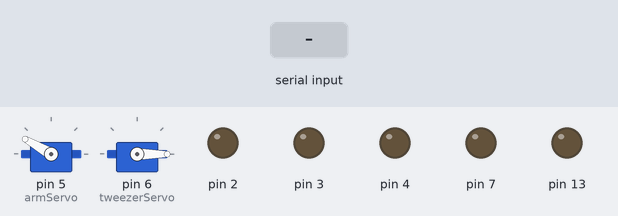
A sketch run on a simulated Arduino Uno, built with avr-gcc and run on an emulated ATmega328P. On the bench: 2 × servo, output pins drawn as LEDs (lit = HIGH). Inputs (shaded band) come from the test bench.

Above: at 1.2 s.
1.3 s: "e" received over Serial
At 2.0 s:
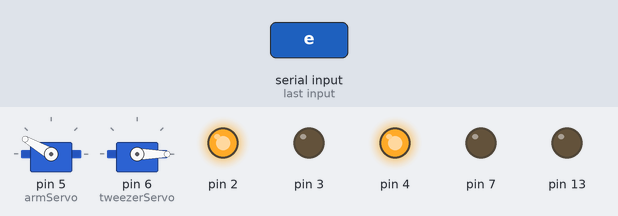
2.8 s: "f" received over Serial
At 3.3 s:
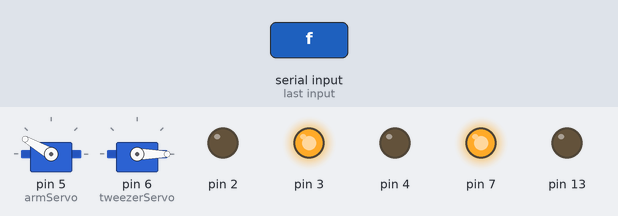
4.3 s: "g" received over Serial
At 5.5 s:
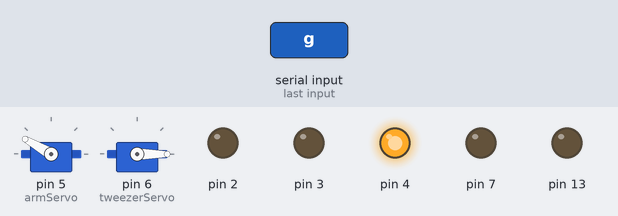
5.8 s: "h" received over Serial
At 6.6 s:
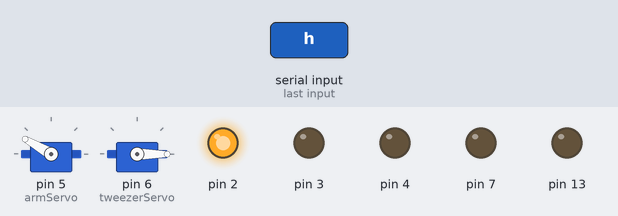
7.3 s: "i" received over Serial
At 7.9 s:
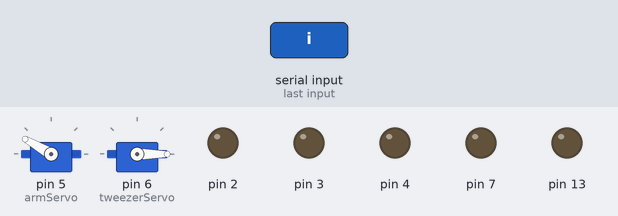
Timing chart, 0 to 9.8 s (numbered marks = the images above; inputs shaded):
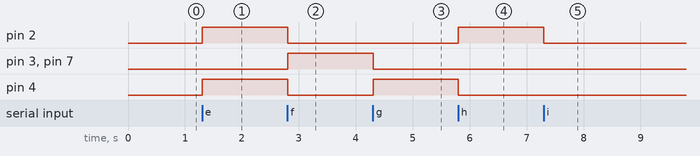

Measured:
- after the input at 1.3 s, pin 2, pin 4: LOW → HIGH at once
- after the input at 2.8 s, pin 2, pin 4: HIGH → LOW at once; pin 3, pin 7: LOW → HIGH at once
- after the input at 4.3 s, pin 3, pin 7: HIGH → LOW at once; pin 4: LOW → HIGH at once
- after the input at 5.8 s, pin 2: LOW → HIGH at once; pin 4: HIGH → LOW at once
- after the input at 7.3 s, pin 2: HIGH → LOW at once

The sketch:

ESP_code.ino
```cpp
//This program is the Arduino side of the project Robo_Car.
#include<Servo.h>

Servo armServo;
Servo tweezerServo;
void setup() {
 Serial.begin(115200);
 pinMode(13,OUTPUT);
 armServo.attach(5);
 armServo.write(150);
 tweezerServo.attach(6);
 tweezerServo.write(0);

  pinMode(7,OUTPUT);
  pinMode(4,OUTPUT);
  pinMode(2,OUTPUT);
  pinMode(3,OUTPUT);
  digitalWrite(7,LOW);
  digitalWrite(4,LOW);
  digitalWrite(2,LOW);
  digitalWrite(3,LOW);
}

void loop() {
  char ch=Serial.read();
  if(ch=='a')
  {
    if(armServo.read()<=155){
            armServo.write(armServo.read()+ 5);
          }

  }
  else if(ch=='b')
  {
    if(armServo.read()>=93){
            armServo.write(armServo.read()- 5);
    }

  }
  else if(ch=='c')
  {
    if(tweezerServo.read()<=85){
             tweezerServo.write(tweezerServo.read()+5) ;
          }
  }
  else if(ch=='d')
  {
    if(tweezerServo.read()>=5){
             tweezerServo.write(tweezerServo.read()-5) ;
    }
  }
  else if(ch=='e')
  {
    digitalWrite(4,HIGH);
      digitalWrite(7,LOW);

      digitalWrite(2,HIGH);
      digitalWrite(3,LOW);
  }
   else if(ch=='f')
  {
     digitalWrite(4,LOW);
      digitalWrite(7,HIGH);

      digitalWrite(2,LOW);
      digitalWrite(3,HIGH);
  }
   else if(ch=='g')
  {
    digitalWrite(4,HIGH);
      digitalWrite(7,LOW);

      digitalWrite(2,LOW);
      digitalWrite(3,LOW);
  }
   else if(ch=='h')
  {
     digitalWrite(4,LOW);
      digitalWrite(7,LOW);

      digitalWrite(2,HIGH);
      digitalWrite(3,LOW);
  }
  else if(ch=='i')
  {
      digitalWrite(7,LOW);
      digitalWrite(4,LOW);

      digitalWrite(2,LOW);
      digitalWrite(3,LOW);
  }

  Serial.flush();
  delay(10);
}
```
